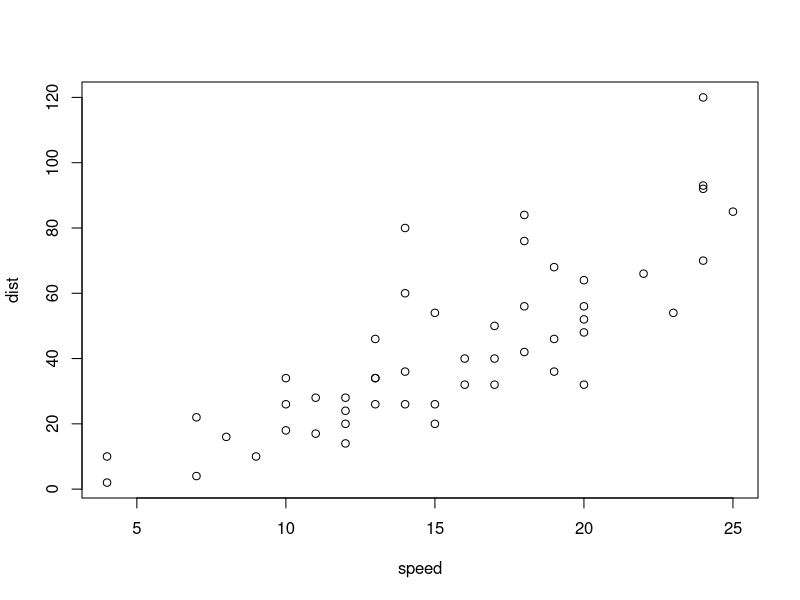
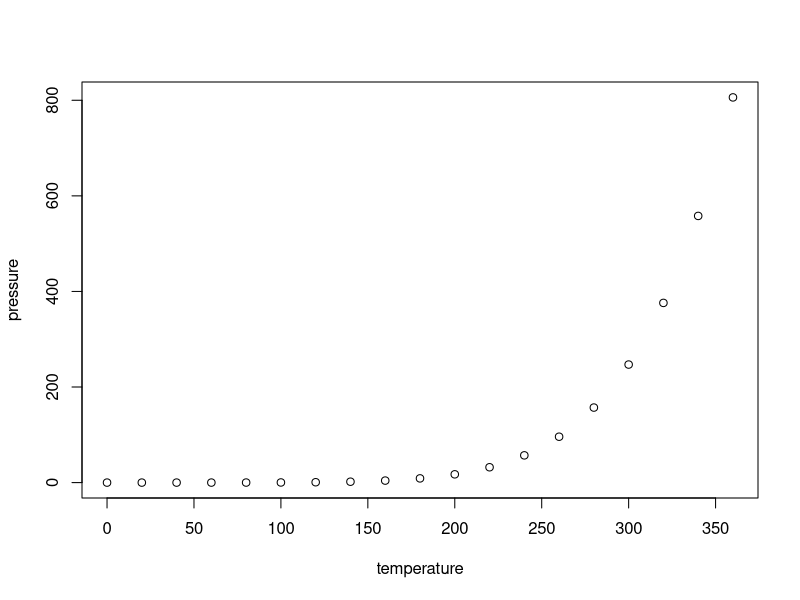
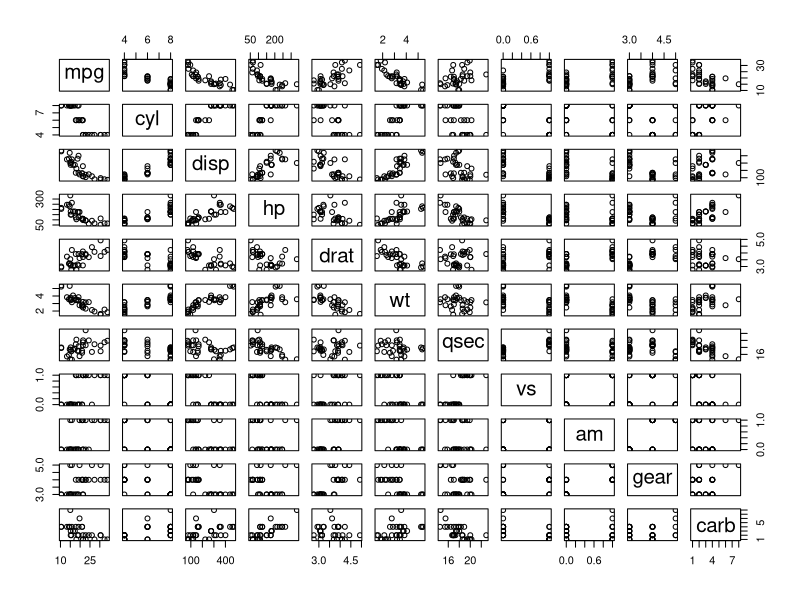

These charts were generated, in order, by the following R code:
## ---- chunk 1
#| layout: [[48, -4, 48], [100]]

plot(cars)
plot(pressure)
plot(mtcars)
